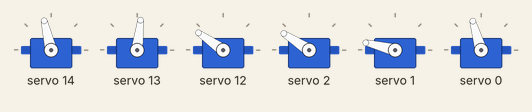
Recording of a sketch running on a simulated Arduino Uno, built with avr-gcc and run on an emulated ATmega328P. Parts: 6 × servo. What the sketch prints to the serial monitor is not drawn.

Above: at 6.45 s.
At 6.75 s:
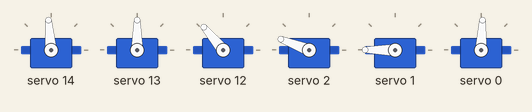
At 6.9 s:
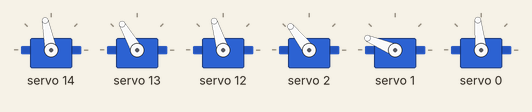
At 7.1 s:
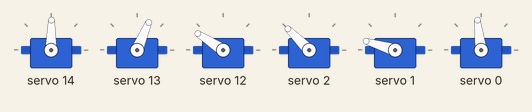
At 7.7 s:
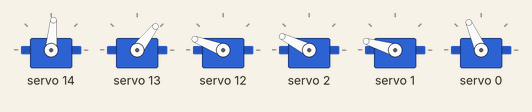
At 8.1 s:
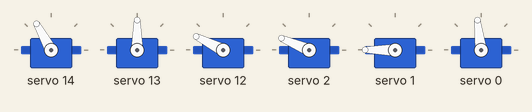
Timing chart, 0 to 10.9 s (numbered marks = the images above):
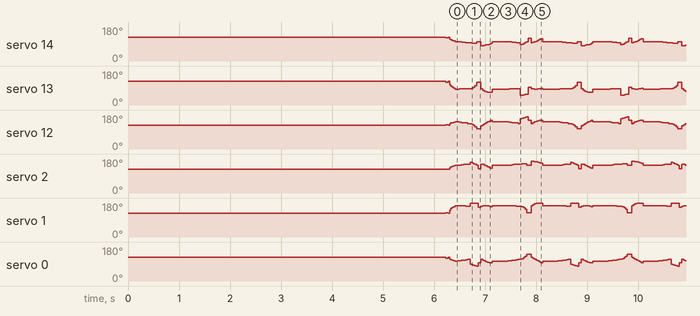

The sketch:

movement_code.ino
```cpp
#include <Wire.h>
#include <Adafruit_PWMServoDriver.h>

Adafruit_PWMServoDriver pwm = Adafruit_PWMServoDriver();

#define SERVO_MIN  150
#define SERVO_MAX  600

// =================================================================
// 🔌 YOUR VERIFIED PORT MAPPING
// =================================================================
int L_HIP_PORT   = 14;
int L_KNEE_PORT  = 13;
int L_ANKLE_PORT = 12;

int R_HIP_PORT   = 2;
int R_KNEE_PORT  = 1;
int R_ANKLE_PORT = 0;

// =================================================================
// 🎯 YOUR TRUE ZERO OFFSETS (CALIBRATED)
// =================================================================
int hipLOffset   = 90;
int kneeLOffset  = 90;
int ankleLOffset = 90;

int hipROffset   = 90;
int kneeROffset  = 90;
int ankleROffset = 90;

// =================================================================
// 🛠️ GAIT TUNING SANDBOX (CHANGE THESE VALUES!)
// =================================================================
float stepHeight    = 10.2;  // Straighter legs (Max physical length is 10.7)
float leanAmount    = 1.2;   // Reduced side-to-side "pending" sway
float stride        = 2.0;   // Moderate step length
float stepClearance = 1.0;   // Moderate foot lift

int   swingSpeed    = 25;    // Speed of stepping forward (Higher = Slower)
int   leanSpeed     = 35;    // Speed of weight shifting (Higher = Slower)
int   pauseBetween  = 200;   // Pause in ms between taking left/right steps

// Physical hardware measurements
float l1 = 5.0;
float l2 = 5.7;

// Safely translate degrees to PCA9685 pulses
int degreeToPulse(int degree) {
  if (degree < 0)   degree = 0;
  if (degree > 180) degree = 180;
  return map(degree, 0, 180, SERVO_MIN, SERVO_MAX);
}

// Write calculated angles to the specific hardware offsets
void updateServoPos(int target1, int target2, int target3, char leg) {
  if (leg == 'l') {
    pwm.setPWM(L_HIP_PORT,   0, degreeToPulse(hipLOffset   - target1));
    pwm.setPWM(L_KNEE_PORT,  0, degreeToPulse(kneeLOffset  - target2));
    pwm.setPWM(L_ANKLE_PORT, 0, degreeToPulse(2 * ankleLOffset - target3));
  } else if (leg == 'r') {
    pwm.setPWM(R_HIP_PORT,   0, degreeToPulse(hipROffset   + target1));
    pwm.setPWM(R_KNEE_PORT,  0, degreeToPulse(kneeROffset  + target2));
    pwm.setPWM(R_ANKLE_PORT, 0, degreeToPulse(target3));
  }
}

// Inverse Kinematics Math Generator
void pos(float x, float z, char leg) {
  // Fix for backwards walking
  x = -x;

  float hipRad2 = atan(x / z);
  float hipDeg2 = hipRad2 * (180 / PI);
  float z2      = z / cos(hipRad2);

  if (z2 > (l1 + l2)) z2 = l1 + l2 - 0.01;

  float hipRad1 = acos((sq(l1) + sq(z2) - sq(l2)) / (2 * l1 * z2));
  float hipDeg1 = hipRad1 * (180 / PI);
  float kneeRad  = PI - acos((sq(l1) + sq(l2) - sq(z2)) / (2 * l1 * l2));
  float ankleRad = PI / 2 + hipRad2 - acos((sq(l2) + sq(z2) - sq(l1)) / (2 * l2 * z2));

  float hipDeg   = hipDeg1 + hipDeg2;
  float kneeDeg  = kneeRad  * (180 / PI);
  float ankleDeg = ankleRad * (180 / PI);

  updateServoPos(hipDeg, kneeDeg, ankleDeg, leg);
}

// Upgraded Dynamic Step Function
void takeDynamicStep(char leadLeg) {
  char supportLeg = (leadLeg == 'l') ? 'r' : 'l';

  // PHASE 1: LEAN (Shift weight)
  for (float x = 0; x <= leanAmount; x += 0.2) {
    pos(-x, stepHeight, leadLeg);
    pos(-x, stepHeight, supportLeg);
    delay(leanSpeed);
  }

  // PHASE 2: FALL & SWING
  for (float i = 0; i <= stride; i += 0.5) {
    pos(-(leanAmount + i), stepHeight, supportLeg);
    pos(i, stepHeight - stepClearance, leadLeg);
    delay(swingSpeed);
  }

  // PHASE 3: CATCH
  pos(stride, stepHeight, leadLeg);
  delay(50);

  // PHASE 4: RECOVER
  for (float i = -(leanAmount + stride); i <= 0; i += 0.5) {
    pos(stride + i, stepHeight, leadLeg);
    pos(i, stepHeight - (stepClearance / 2), supportLeg);
    delay(swingSpeed);
  }

  // Reset to center
  pos(0, stepHeight, 'l');
  pos(0, stepHeight, 'r');
  delay(50);
}

void initialize() {
  for (float i = 10.9; i >= stepHeight; i -= 0.1) {
    pos(0, i, 'l');
    pos(0, i, 'r');
    delay(20);
  }
}

void setup() {
  Serial.begin(115200);
  Wire.begin();
  Wire.setClock(400000);

  pwm.begin();
  pwm.setOscillatorFrequency(27000000);
  pwm.setPWMFreq(50);
  delay(10);

  Serial.println("Waking up servos safely...");

  // Staggered power-on
  pwm.setPWM(L_HIP_PORT,   0, degreeToPulse(hipLOffset));   delay(200);
  pwm.setPWM(L_KNEE_PORT,  0, degreeToPulse(kneeLOffset));  delay(200);
  pwm.setPWM(L_ANKLE_PORT, 0, degreeToPulse(ankleLOffset)); delay(200);

  pwm.setPWM(R_HIP_PORT,   0, degreeToPulse(hipROffset));   delay(200);
  pwm.setPWM(R_KNEE_PORT,  0, degreeToPulse(kneeROffset));  delay(200);
  pwm.setPWM(R_ANKLE_PORT, 0, degreeToPulse(ankleROffset)); delay(200);

  Serial.println("Initial stance locked. Hold robot in the air...");
  delay(5000); // 5 seconds to set it on the desk

  initialize();
  Serial.println("Ready to walk!");
}

void loop() {
  takeDynamicStep('r');
  delay(pauseBetween);
  takeDynamicStep('l');
  delay(pauseBetween);
}
```
